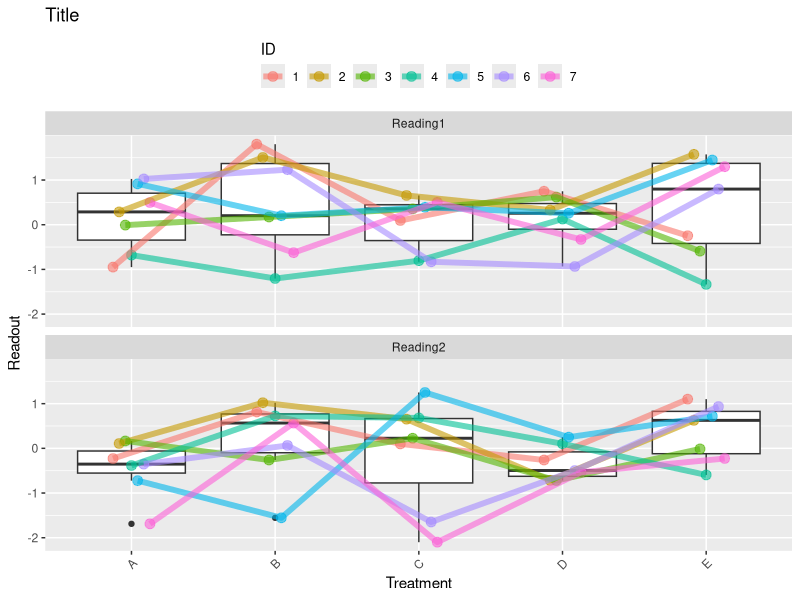

The R source for this figure:
# Code: Boxplot with Points and Lines  
# Authors: Davit Sargsyan
# Created:  09/16/2016
#**********************************************************
require(data.table)
require(ggplot2)

# Data----
n.animal <- 7
n.trt <- 5
n.read <- 2

dt1 <- data.table(read = factor(paste("Reading",
                                      rep(1:n.read, 
                                          each = n.animal*n.trt),
                                      sep = "")),
                  trt = factor(rep(rep(LETTERS[1:n.trt],
                                       each = n.animal),
                                   n.read)),
                  id = factor(rep(1:n.animal, n.read*n.trt)),
                  readout = rnorm(n.animal*n.trt*n.read))

# Plot----
ggplot(data = dt1) +
  scale_x_discrete("Treatment") + 
  scale_y_continuous("Readout") + 
  ggtitle("Title") +
  facet_wrap(~ read,
             ncol = 1) +
  geom_boxplot(aes(x = trt,
                   y = readout,
                   outlier.shape = NA)) +
  geom_point(aes(x = trt,
                 y = readout,
                 group = id,
                 colour = id),
             size = 3,
             alpha = 0.6,
             position = position_dodge(0.3)) + 
  geom_line(aes(x = trt,
                y = readout,
                group = id,
                colour = id),
            size = 2,
            alpha = 0.6,
            position = position_dodge(0.3)) + 
  guides(colour = guide_legend(title = "ID",
                               title.position="top",
                               nrow = 1)) +
  theme(legend.position = "top",
        axis.text.x = element_text(angle = 45,
                                   hjust = 1))